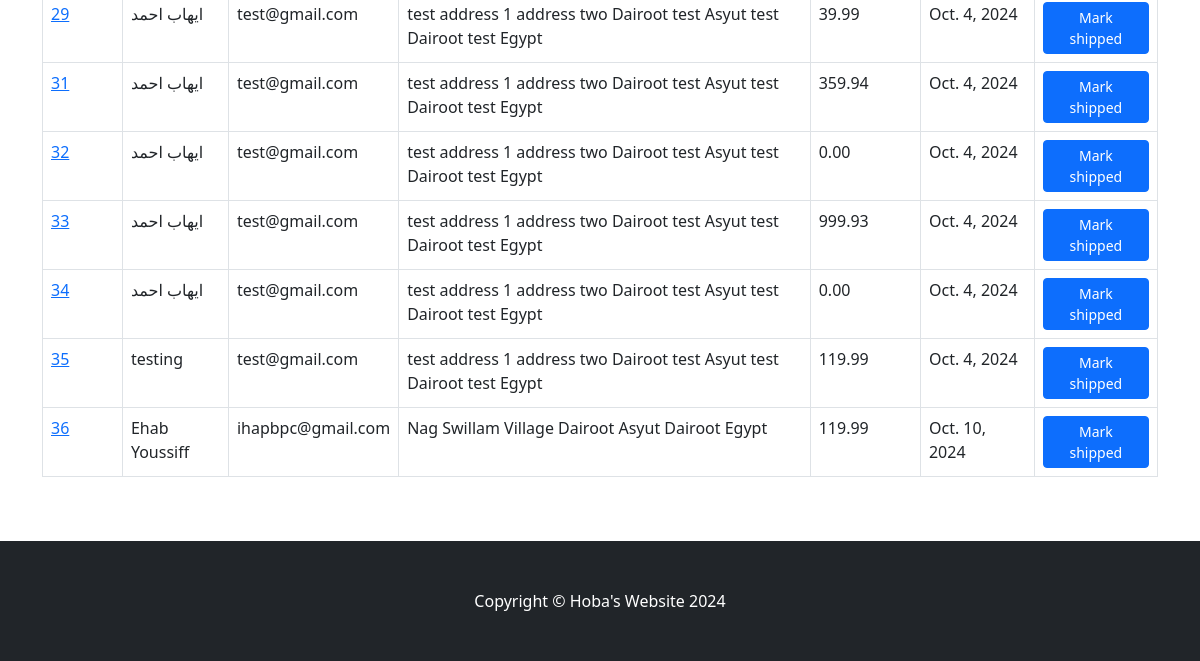
Page /payment/not_shipped_dash (signed in, lower part) on the earlier database version.
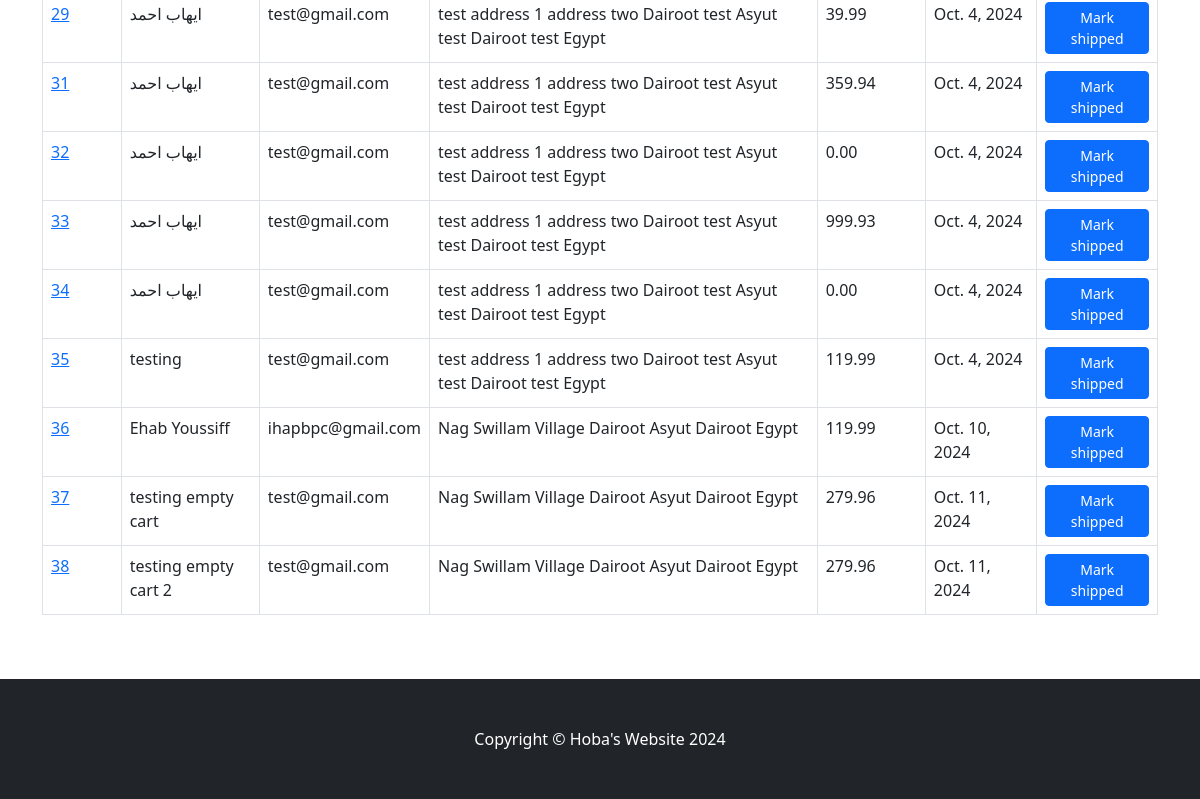
Same page on the later database version.
### payment/models.py (models this page shows, shortened)
class Order(models.Model):
    user = models.ForeignKey(User, on_delete=models.CASCADE, blank=True, null=True)
    full_name = models.CharField(max_length=260)
    email = models.EmailField(max_length=260)
    shipping_address = models.TextField(max_length=15000)
    amount_paid = models.DecimalField(max_digits=15, decimal_places=2)
    date_ordered = models.DateField(auto_now_add=True)
    shipped = models.BooleanField(default=False)
    shipped_date = models.DateTimeField(blank=True, null=True)

### payment/views.py (the view, shortened to what this page needs)
# urls.py: path('not_shipped_dash', views.not_shipped_dash, name='not_shipped_dash'),
def not_shipped_dash(request):
    if request.user.is_authenticated and request.user.is_superuser:
        orders = Order.objects.filter(shipped=False)
        return render(request, 'not_shipped_dash.html', {'orders': orders})
    else:
        messages.error(request, 'Access Denied')
        return redirect('home')

### cart/cart.py (called while the page is built)
    def __len__(self):
        return len(self.cart)

### cart/context_processors.py (called while the page is built)
def cart(request):
    return {'cart': Cart(request)}

### payment/templates/not_shipped_dash.html (shortened to what this page needs)
{% extends "base.html" %}
{% block content %}
<div clas='container'>
    <center>
        <div class="container mt-5">
            <div class="table-responsive">
                <table class="table table-bordered table-hover">
                    <tbody>
                        {% for order in orders %}
                        <tr>
                            <td><a href="{% url "orders" order.id %}">{{order.id}}</a></td>
                            <td>{{order.full_name}}</td>
                            <td>{{order.email}}</td>
                            <td>{{order.shipping_address}}</td>
                            <td>{{order.amount_paid}}</td>
                            <td>{{order.date_ordered}}</td>
                            <td>
                                <form method ='POST'>
                                    <button type='submit' class='btn btn-primary btn-sm'>Mark shipped</button>
                                </form>
                            </td>
                        </tr>
                        {% endfor %}
                    </tbody>
                </table>
            </div>
        </div>
    </center>
</div>
{% endblock content %}

Differences in the rows shown:
added Order: id "37", full_name "testing empty cart", email "test@gmail.com", shipping_address "Nag Swillam Village Dairoot Asyut Dairoot Egypt", amount_paid "279.96", date_ordered "Oct. 11, 2024"
added Order: id "38", full_name "testing empty cart 2", email "test@gmail.com", shipping_address "Nag Swillam Village Dairoot Asyut Dairoot Egypt", amount_paid "279.96", date_ordered "Oct. 11, 2024"
